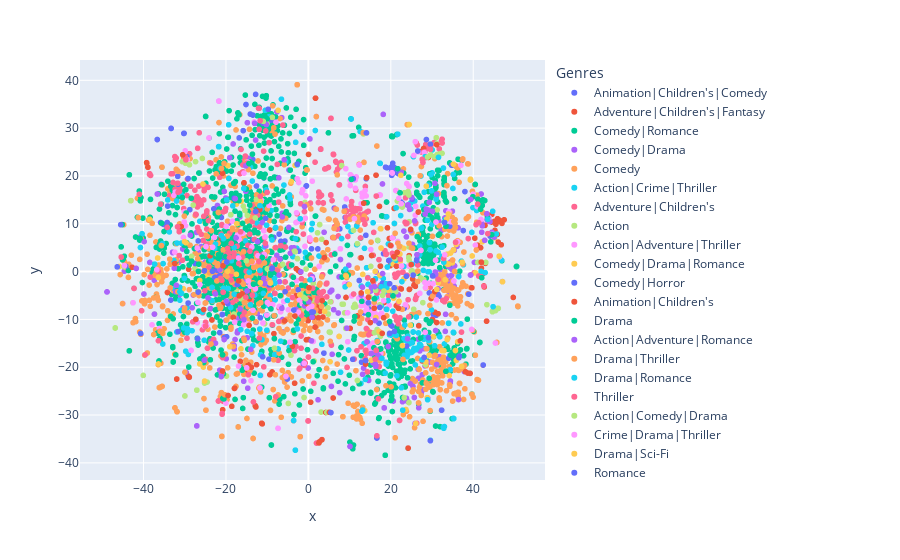

The cell this chart's notebook holds for it:
### Code cell
# T-SNE
import matplotlib.pyplot as plt
from sklearn.manifold import TSNE

tsne = TSNE(n_components=2).fit_transform(embedded_movie_df)
tsne_df = pd.DataFrame({'x': tsne[:, 0], 'y':tsne[:, 1]})
tsne_df = pd.concat([tsne_df, movies_df["Title"]], axis=1)
tsne_df = pd.concat([tsne_df, movies_df["Genres"]], axis=1)
tsne_df.head()

# 시각화
fig = px.scatter(tsne_df, x='x', y='y', color='Genres')
fig.show()
